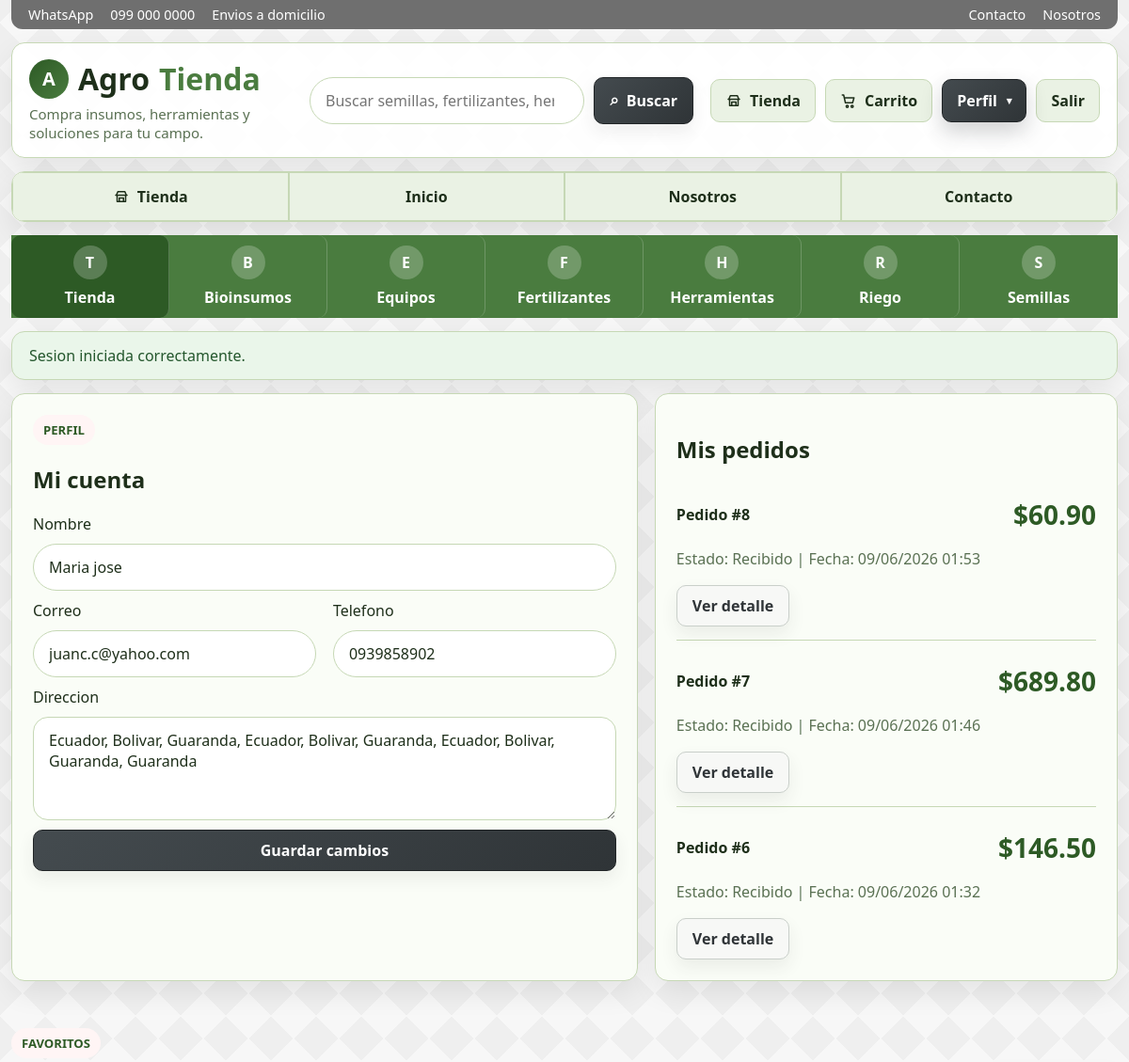
The app's page /account.php (signed in, upper part), older data.
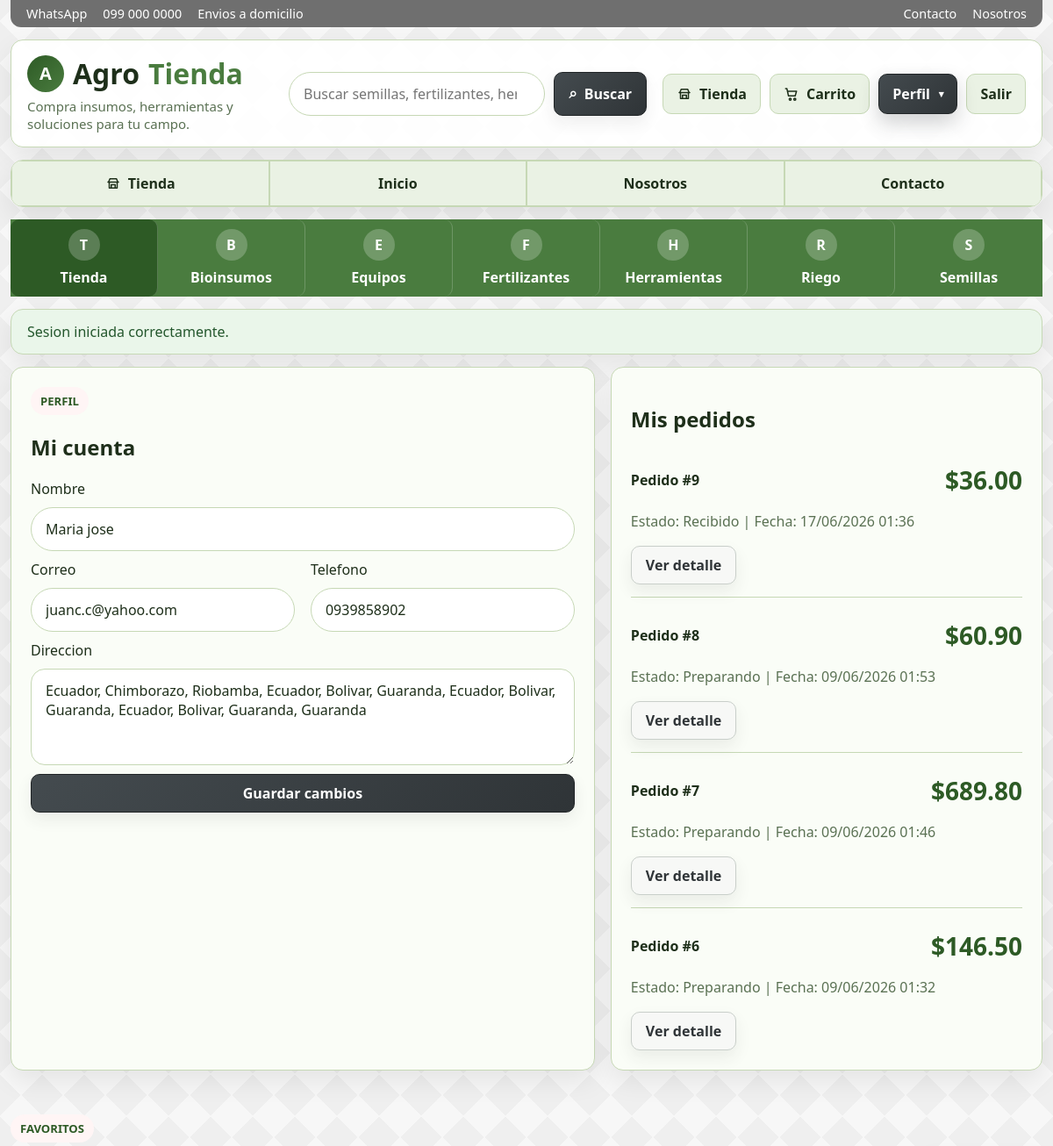
The same page, newer data.
### tables this page shows
CREATE TABLE users (
            id INTEGER PRIMARY KEY AUTOINCREMENT,
            name TEXT NOT NULL,
            email TEXT NOT NULL UNIQUE,
            phone TEXT DEFAULT "",
            address TEXT DEFAULT "",
            password_hash TEXT NOT NULL,
            role TEXT NOT NULL DEFAULT "customer",
            created_at TEXT NOT NULL
        );

CREATE TABLE orders (
            id INTEGER PRIMARY KEY AUTOINCREMENT,
            user_id INTEGER NOT NULL,
            customer_name TEXT NOT NULL,
            customer_email TEXT NOT NULL,
            customer_phone TEXT NOT NULL,
            shipping_address TEXT NOT NULL,
            notes TEXT DEFAULT "",
            subtotal REAL NOT NULL,
            shipping REAL NOT NULL,
            total REAL NOT NULL,
            status TEXT NOT NULL DEFAULT "Pendiente",
            created_at TEXT NOT NULL, payment_method TEXT NOT NULL DEFAULT "Efectivo",
            FOREIGN KEY(user_id) REFERENCES users(id)
        );

### app/bootstrap.php (called while the page is built, shortened)
<?php
function db(): PDO
{
    static $pdo = null;
    if ($pdo instanceof PDO) {
        return $pdo;
    }
    $needsSetup = !file_exists(DB_PATH);
    $pdo = new PDO('sqlite:' . DB_PATH);
    $pdo->setAttribute(PDO::ATTR_ERRMODE, PDO::ERRMODE_EXCEPTION);
    $pdo->setAttribute(PDO::ATTR_DEFAULT_FETCH_MODE, PDO::FETCH_ASSOC);
    $pdo->exec('PRAGMA foreign_keys = ON');
    if ($needsSetup) {
        initializeDatabase($pdo);
    } else {
        migrateDatabase($pdo);
    }
    return $pdo;
}
function migrateDatabase(PDO $pdo): void
{
    $columns = $pdo->query('PRAGMA table_info(products)')->fetchAll();
    $columnNames = array_column($columns, 'name');
    syncProductImages($pdo);
    migrateOrdersTable($pdo);
}
function migrateOrdersTable(PDO $pdo): void
{
    $columns = $pdo->query('PRAGMA table_info(orders)')->fetchAll();
    $columnNames = array_column($columns, 'name');
}
function syncProductImages(PDO $pdo): void
{
    $stmt = $pdo->prepare('UPDATE products SET image_url = :image_url WHERE name = :name');
    foreach (productSeedData() as $product) {
        $stmt->execute([
            'name' => $product['name'],
            'image_url' => $product['image_url'],
        ]);
    }
}
function currentUser(): ?array
{
    static $cached = null;
    if ($cached !== null) {
        return $cached;
    }
    $stmt = db()->prepare('SELECT * FROM users WHERE id = :id LIMIT 1');
    $stmt->execute(['id' => $_SESSION['user_id']]);
    $cached = $stmt->fetch() ?: null;
    return $cached;
}
function requireLogin(): array
{
    $user = currentUser();
    return $user;
}
function money(float $value): string
{
    return '$' . number_format($value, 2);
}
function e(string $value): string
{
    return htmlspecialchars($value, ENT_QUOTES, 'UTF-8');
}
function categories(): array
{
    $stmt = db()->query('SELECT DISTINCT category FROM products ORDER BY category ASC');
    return array_column($stmt->fetchAll(), 'category');
}
function ordersForUser(int $userId): array
{
    $stmt = db()->prepare('SELECT * FROM orders WHERE user_id = :user_id ORDER BY id DESC');
    $stmt->execute(['user_id' => $userId]);
    return $stmt->fetchAll();
}

### account.php (the view, shortened to what the changed rows need)
<?php
require_once __DIR__ . '/app/layout.php';
$user = requireLogin();
$orders = ordersForUser((int) $user['id']);
$user = currentUser();
renderHeader('Mi cuenta');
?>
<section class="split">
  <article class="card" id="mi-cuenta">
    <h2>Mi cuenta</h2>
    <form class="form" method="post">
      <div class="field">
        <label for="name">Nombre</label>
        <input id="name" name="name" value="<?= e($user['name']) ?>" required>
      </div>
      <div class="grid-2">
        <div class="field">
          <label for="email">Correo</label>
          <input id="email" value="<?= e($user['email']) ?>" disabled>
        </div>
        <div class="field">
          <label for="phone">Telefono</label>
          <input id="phone" name="phone" value="<?= e($user['phone']) ?>">
        </div>
      </div>
      <div class="field">
        <label for="address">Direccion</label>
        <textarea id="address" name="address"><?= e($user['address']) ?></textarea>
      </div>
    </form>
  </article>
  <aside class="card" id="mis-pedidos">
    <h2>Mis pedidos</h2>
    <?php if (!$orders): ?>
      <div class="empty">Todavia no tienes pedidos. Cuando compres algo apareceran aqui.</div>
    <?php else: ?>
      <div class="list">
        <?php foreach ($orders as $order): ?>
          <div class="list-item">
            <div class="line">
              <strong>Pedido #<?= (int) $order['id'] ?></strong>
              <span class="price"><?= money((float) $order['total']) ?></span>
            </div>
            <p class="muted">Estado: <?= e($order['status']) ?> | Fecha: <?= e(date('d/m/Y H:i', strtotime($order['created_at']))) ?></p>
            <a class="btn" href="order.php?id=<?= (int) $order['id'] ?>">Ver detalle</a>
          </div>
        <?php endforeach; ?>
      </div>
    <?php endif; ?>
  </aside>
</section>
<?php renderFooter(); ?>

### app/layout.php (shortened to what the changed rows need)
<?php
require_once __DIR__ . '/bootstrap.php';
function renderHeader(string $title, array $options = []): void
{
    $user = currentUser();
    $pageClass = $options['page_class'] ?? '';
    $activeCategory = trim((string) ($options['active_category'] ?? ''));
    $isAdminArea = (bool) ($options['admin_area'] ?? false);
    $categoryLinks = categories();
    $assetVersion = (string) (@filemtime(APP_ROOT . '/assets/app.css') ?: time());
    ?>
<!DOCTYPE html>
<html lang="es">
<head>
  <link rel="stylesheet" href="assets/app.css?v=<?= e($assetVersion) ?>">
</head>
<body class="<?= e(trim($pageClass . ($isAdminArea ? ' admin-area' : ''))) ?>">
  <div class="shell">
    <?php if (!$isAdminArea && $categoryLinks): ?>
      <nav class="category-strip">
        <?php foreach ($categoryLinks as $categoryLink): ?>
          <a class="category-link <?= $activeCategory === $categoryLink ? 'is-active' : '' ?>" href="store.php?category=<?= urlencode($categoryLink) ?>">
            <span class="category-icon"><?= e(strtoupper(substr($categoryLink, 0, 1))) ?></span>
            <span><?= e($categoryLink) ?></span>
          </a>
        <?php endforeach; ?>
      </nav>
    <?php endif; ?>
    <main class="page">
<?php
}
function renderFooter(): void
{
    ?>
    </main>
  </div>
</body>
</html>
<?php
}

Row changes from the older to the newer data that the page shows:
changed users "Maria jose": address "Ecuador, Bolivar, Guaranda, Ecuador, Bolivar, Guaranda, Ecuador, Bolivar, Guaranda, Guaranda" → "Ecuador, Chimborazo, Riobamba, Ecuador, Bolivar, Guaranda, Ecuador, Bolivar, Guaranda, Ecuador, Bolivar, Guaranda, Guaranda"
added orders: id "9", total "$36.00", status "Recibido", created_at "17/06/2026 01:36"
changed orders id 8: status "Recibido" → "Preparando"
changed orders id 7: status "Recibido" → "Preparando"
changed orders id 6: status "Recibido" → "Preparando"
